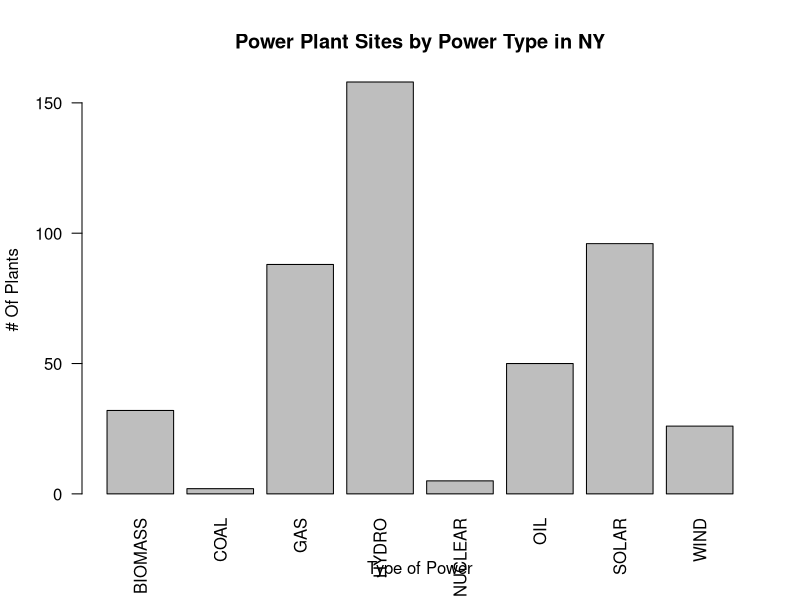
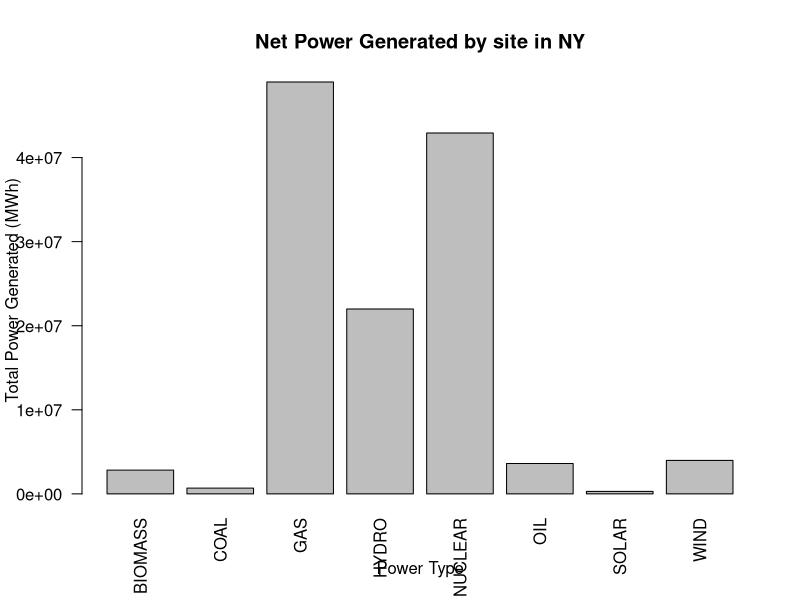
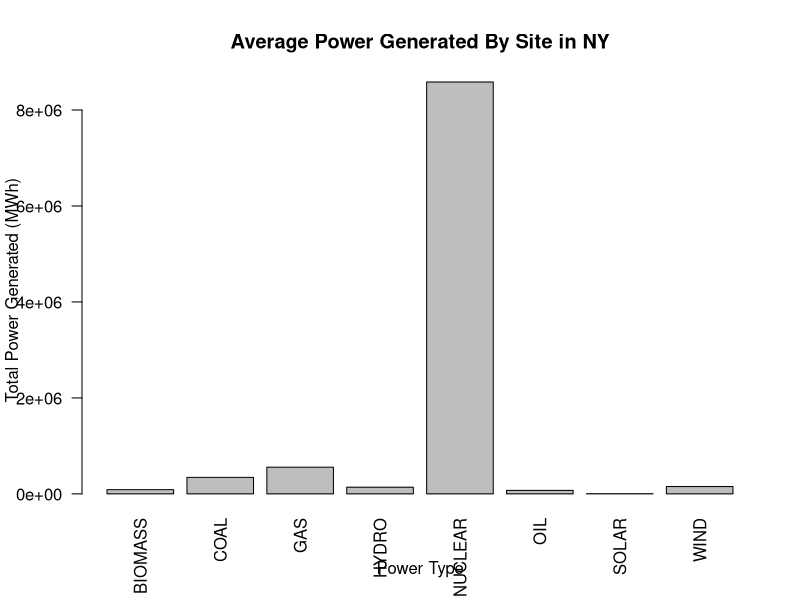
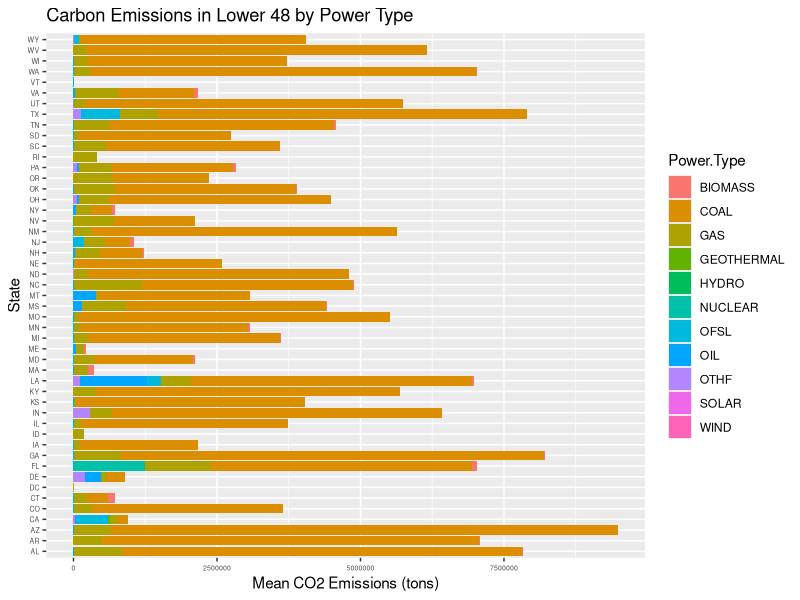
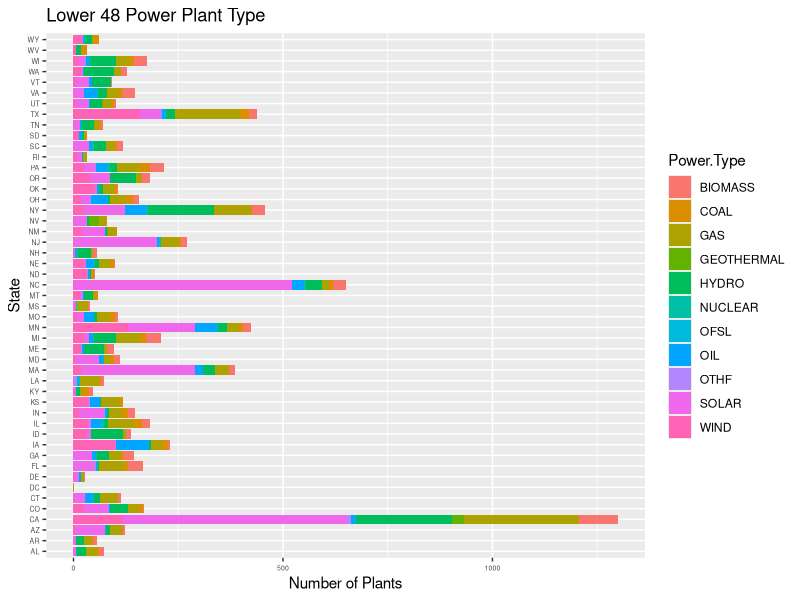

These figures' R source, in order:
## ---- chunk 1
knitr::opts_chunk$set(echo = TRUE)
## ---- chunk 2
library(tidyverse)
PowerPlants <- read.csv("PowerPlants.csv", header = TRUE)

#Keep variables of interest: 
PowerPlants <- PowerPlants %>% select(c(Plant.state, Plant.name,
                              Latitude, Longitude, Plant.primary.fuel.code,
                              Net.generation..MWh., CO2.e.Emission..tons.,
                              Water.intensity..m3.MWh., Carbon.intensity..Tons.MWh.,
                              Water.Consumption..m3.)) 

#Change variable names:
names(PowerPlants) <- c("Plant.State", "Plant.Name", "Latitude", "Longitude",
                        "Power.Type", "Net.Power.Generated", "CO2.Emissions",
                        "Water.Intensity", "Carbon.Intensity", "Water.Consumption")

#Factor states and power type into levels:
PowerPlants$Plant.State <- factor(PowerPlants$Plant.State)
PowerPlants$Power.Type <- factor(PowerPlants$Power.Type)
## ---- chunk 3
#Sample Answer
State1 <- PowerPlants %>% filter(PowerPlants$Plant.State == "NY")
head(State1)
## ---- chunk 4
State1$Power.Type = factor(State1$Power.Type) #refactor to remove power sources absent in state

#Sample Answer
table1 <- table(State1$Power.Type)
table1
## ---- chunk 5
#Sample Answer
barplot(table1, las=2, xlab = 'Type of Power', ylab = '# Of Plants',
        main = 'Power Plant Sites by Power Type in NY')
## ---- chunk 6
#Sample Answer
State1Type <- State1 %>% group_by(Power.Type) %>% summarize(Net.Power.Generated = sum(Net.Power.Generated))
head(State1Type)
## ---- chunk 7
#Sample Answer
barplot(State1Type$Net.Power.Generated, las=2, names.arg = State1Type$Power.Type,
        xlab = 'Power Type', ylab = 'Total Power Generated (MWh)', main = 'Net Power Generated by site in NY')

## ---- chunk 8
#Sample answer
By.Plant <- (State1Type$Net.Power.Generated / table1)
barplot(By.Plant, las=2, xlab = "Power Type", ylab = 'Total Power Generated (MWh)',
        main = "Average Power Generated By Site in NY")
## ---- chunk 9
#Sample answer
Carbon.by.Type <- PowerPlants %>% group_by(Plant.State, Power.Type) %>% summarize(CO2.Emissions = mean(CO2.Emissions))

ggplot(data=Carbon.by.Type, aes(fill=Power.Type, y=CO2.Emissions, x=Plant.State)) + 
    geom_bar(position="stack", stat="identity")  + coord_flip() + theme(axis.text=element_text(size=5)) +
    xlab('State') + ylab('Mean CO2 Emissions (tons)') + ggtitle('Carbon Emissions in Lower 48 by Power Type')
## ---- chunk 10
#Sample Answer
EnergyMix <- PowerPlants %>% group_by(Plant.State, Power.Type) 

ggplot(data=EnergyMix, aes(Plant.State, ..count..)) + geom_bar(aes(fill=Power.Type)) +
  coord_flip() + theme(axis.text=element_text(size=5)) +
  xlab('State') + ylab('Number of Plants') + ggtitle('Lower 48 Power Plant Type')
